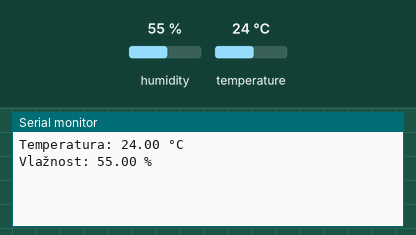
Recording of a sketch running on a simulated ESP8266 (NodeMCU). Shown: the last lines printed to the serial monitor. The inputs (shaded band) are chosen by the test bench; at power-on: humidity 55 %, temperature 24 °C.

Above: at 1.3 s.
1.4 s: humidity set to 22 %
At 3.3 s:
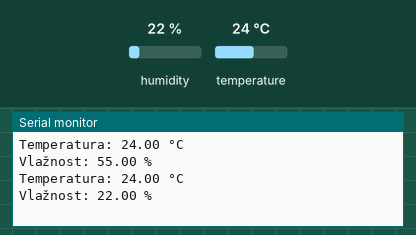
4.1 s: temperature set to 12 °C
At 5.7 s:
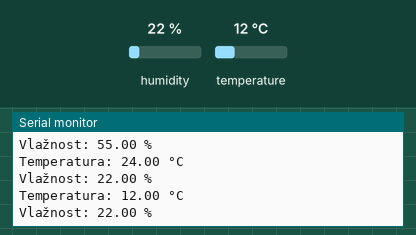
6.8 s: humidity set to 40 %
At 9.2 s:
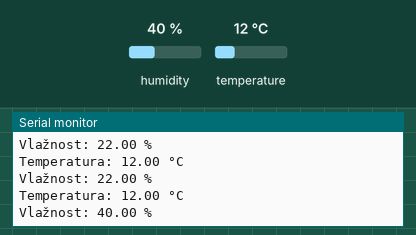
Timing chart, 0 to 10.7 s (numbered marks = the images above; inputs shaded):
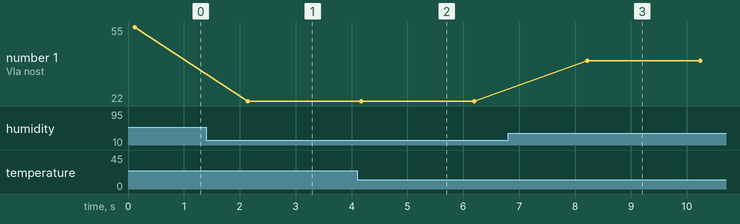

Measured:
- after the input at 1.4 s, the serial monitor: prints a new line after 0.75 s (image 1)
- after the input at 4.1 s, the serial monitor: prints a new line after 0.07 s (image 2)
- after the input at 6.8 s, the serial monitor: prints a new line after 1.4 s (image 3)
- plotted number 1: 55 → 22 after the input at 1.4 s, 22 → 40 after the input at 6.8 s

The sketch:

81-temperaturni-senzor-board.ino
```cpp
// https://lastminuteengineers.com/esp8266-dht11-dht22-web-server-tutorial/
#include "DHT.h"

uint8_t DHTPin = D7;    // D8 ne radi
DHT dht(DHTPin, DHT11); // Initialize DHT sensor

void setup()
{
  Serial.begin(115200);
  delay(100);
  pinMode(DHTPin, INPUT);
  dht.begin();
}

void loop()
{
  float temperature = dht.readTemperature();
  float humidity = dht.readHumidity();
  Serial.print("Temperatura: ");
  Serial.print(temperature);
  Serial.println(" °C");
  Serial.print("Vlažnost: ");
  Serial.print(humidity);
  Serial.println(" % ");
  delay(2000);
}
```
